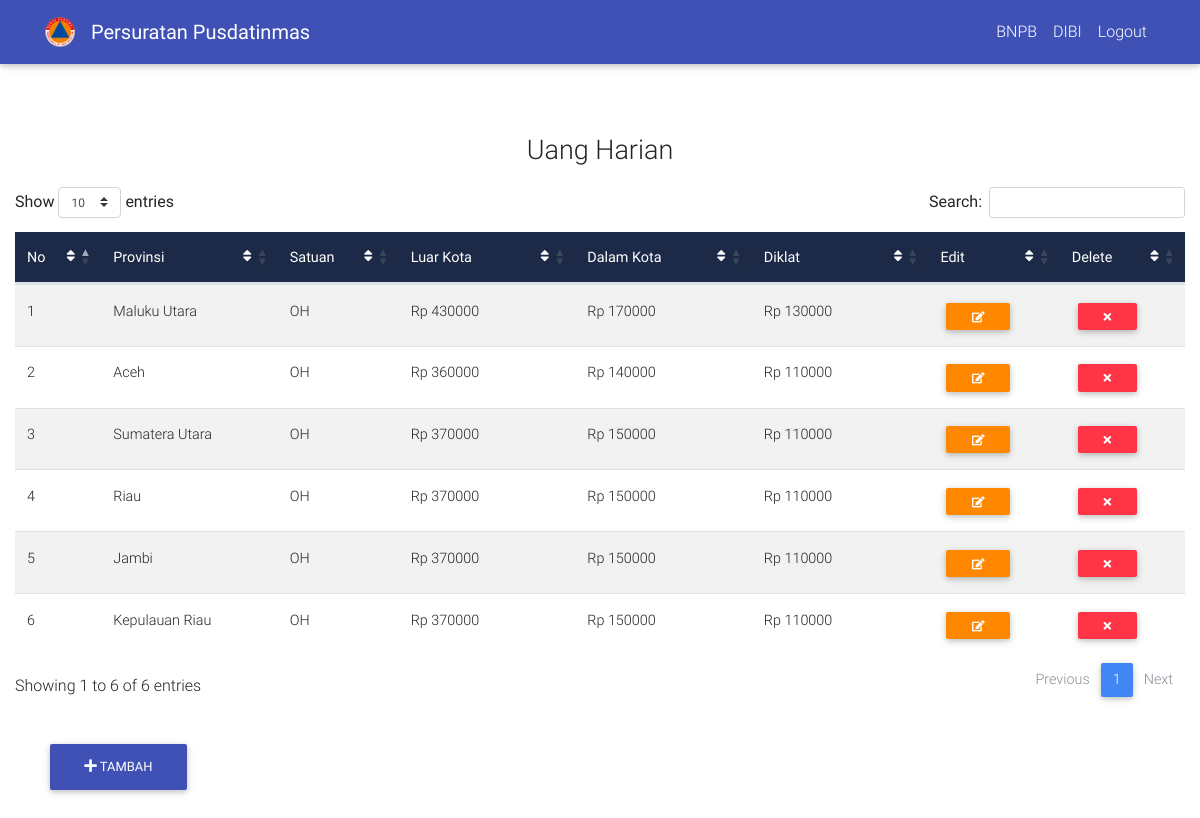
Page /home/uang_harian on the committed database.
### tables this page shows
CREATE TABLE `uang_harian` (
  `id` int(5) NOT NULL,
  `provinsi` text NOT NULL,
  `luar_kota` int(10) NOT NULL,
  `dalam_kota` int(10) NOT NULL,
  `diklat` int(10) NOT NULL
);

### application/controllers/Home.php (called while the page is built, shortened)
<?php
class Home extends CI_Controller {
	function __Construct()
    {
        $this->load->model("home_model");
        $this->load->library("pagination");
    }
	public function uang_harian()
	{
		$data['harian'] = $this->home_model->get_uang_harian();
		$this->load->view('layouts/nav');
		$this->load->view('layouts/header');
		$this->load->view('uang_harian', $data);
	}
}

### index.php (called while the page is built, shortened)
<?php
require_once BASEPATH.'core/CodeIgniter.php';

### application/models/Home_model.php (called while the page is built, shortened)
<?php
class Home_model extends CI_Model {
	function get_uang_harian() {
		$this->db->from('uang_harian');
		$query = $this->db->get();
		return $query->result();
	}
}
?>

### application/views/uang_harian.php (the view, shortened to what this page needs)
<body>
  <div class="container-fluid" style="padding-top: 10vh; padding-bottom: 15vh">
        <p style="font-size: 27px; text-align: center; padding-top: 50px;">Uang Harian</p>
          <table id="uang_harian" class="table table-striped" cellspacing="0">
                          <thead class="mdb-color darken-3 white-text">
                            <tr>
                              <th scope="col">No
                                <i class="fa fa-sort float-right" aria-hidden="true"></i>
                              </th>
                              <th class="th-sm" scope="col">Provinsi
                                <i class="fa fa-sort float-right" aria-hidden="true"></i>
                              </th>
                              <th scope="col">Satuan
                                <i class="fa fa-sort float-right" aria-hidden="true"></i>
                              </th>
                              <th class="th-sm" scope="col">Luar Kota
                                <i class="fa fa-sort float-right" aria-hidden="true"></i>
                              </th>
                              <th class="th-sm" scope="col">Dalam Kota
                                <i class="fa fa-sort float-right" aria-hidden="true"></i>
                              </th>
                              <th class="th-sm" scope="col">Diklat
                                <i class="fa fa-sort float-right" aria-hidden="true"></i>
                              </th>
                              <th scope="col">Edit
                                <i class="fa fa-sort float-right" aria-hidden="true"></i>
                              </th>
                              <th scope="col">Delete
                                <i class="fa fa-sort float-right" aria-hidden="true"></i>
                              </th>
                            </tr>
                          </thead>
                          <tbody>
                            <?php
                            $counter = 1;
                            foreach ($harian as $row) {
                echo "
                <tr>
                              <td>".$counter."</td>
                              <td>".$row->provinsi."</td>
                              <td>OH</td>
                              <td> Rp ".$row->luar_kota."</td>
                              <td> Rp ".$row->dalam_kota."</td>
                              <td> Rp ". $row->diklat."</td>
                              <td>
                                <span class='table-remove'><a href='".base_url("home/edit_harian_page/$row->id")."'><button type='button'  class='btn btn-warning btn-sm my-0'><i class='fa fa-pencil-square-o' aria-hidden='true'></i></button></a>
                              </td>
                              <td>
                                <span class='table-remove'><button onclick='hapus($row->id)' type='button' class='btn btn-danger btn-sm my-0'><i class='fa fa-times' aria-hidden='true'></i></button></span>
                              </td>
                            </tr>
                            ";
              $counter++;}
                             ?>
                      </tbody>
                    </table>
              <div class="container-fluid">
  <div class="row">
    <div class="col-md-12">
      <div class="btn-group">
        <a href="#"> <button class="btn animated bounceInLeft btn-indigo btn-fab" type="button" data-toggle="modal" data-target="#modalRegisterForm" id="main"><i class="fa fa-plus" aria-hidden="true">
          </i> Tambah</button>
        </a>
      </div>
    </div>
  </div>
</div>
    </div>
</body>
</html>

### assets/css/style.css (style rules this page uses)
html, body, header, .view { height: 100%; }

### application/views/layouts/header.php (style rules this page uses)
.btn-group .btn-fab { position: fixed !important; left: 50px; }
#main { bottom: 30px; }

### rows in the picture
uang_harian: provinsi "Maluku Utara", luar_kota "430000", dalam_kota "170000", diklat "130000"
uang_harian: provinsi "Aceh", luar_kota "360000", dalam_kota "140000", diklat "110000"
uang_harian: provinsi "Sumatera Utara", luar_kota "370000", dalam_kota "150000", diklat "110000"
uang_harian: provinsi "Riau", luar_kota "370000", dalam_kota "150000", diklat "110000"
uang_harian: provinsi "Jambi", luar_kota "370000", dalam_kota "150000", diklat "110000"
uang_harian: provinsi "Kepulauan Riau", luar_kota "370000", dalam_kota "150000", diklat "110000"
